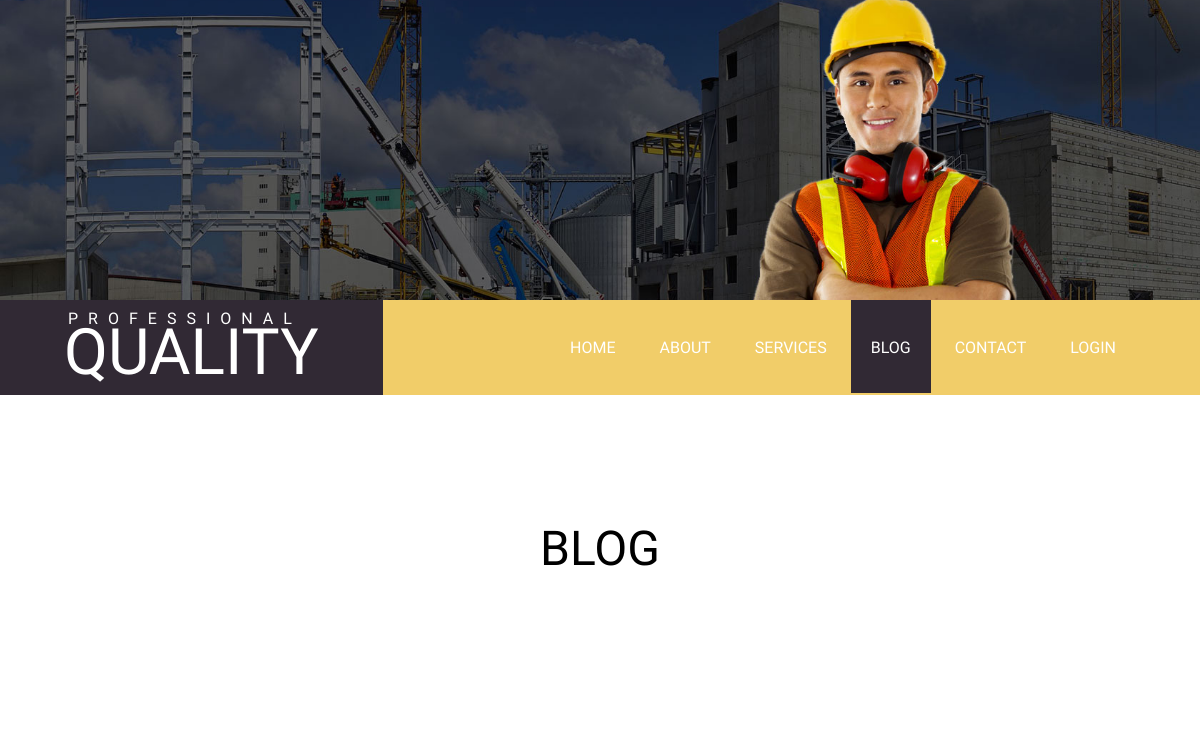
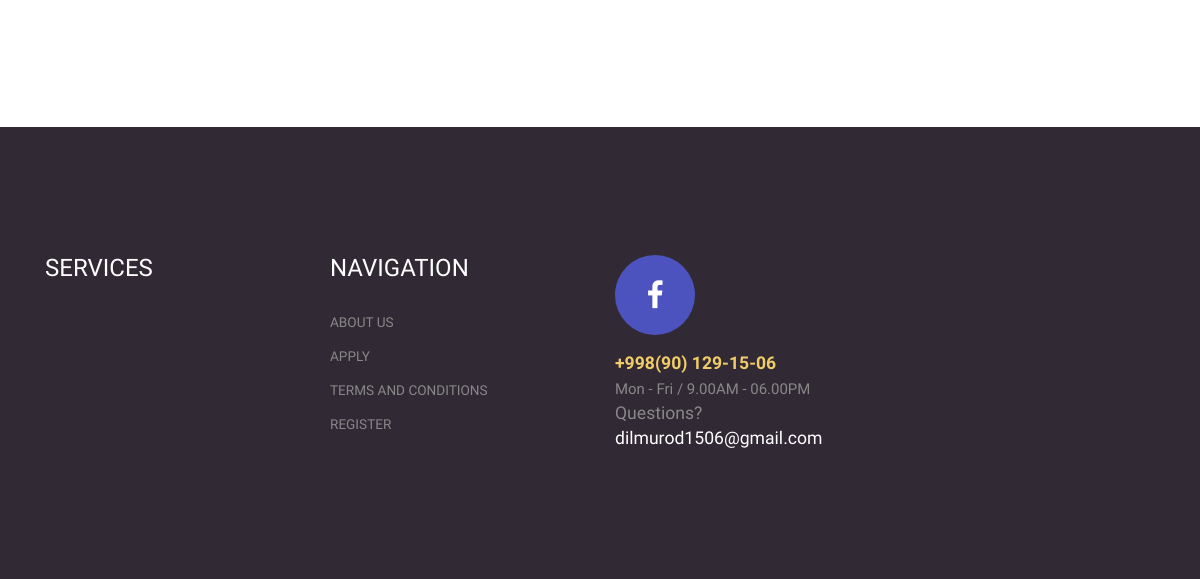
Before: /blog/ with the older database file (2 pictures, top to bottom).
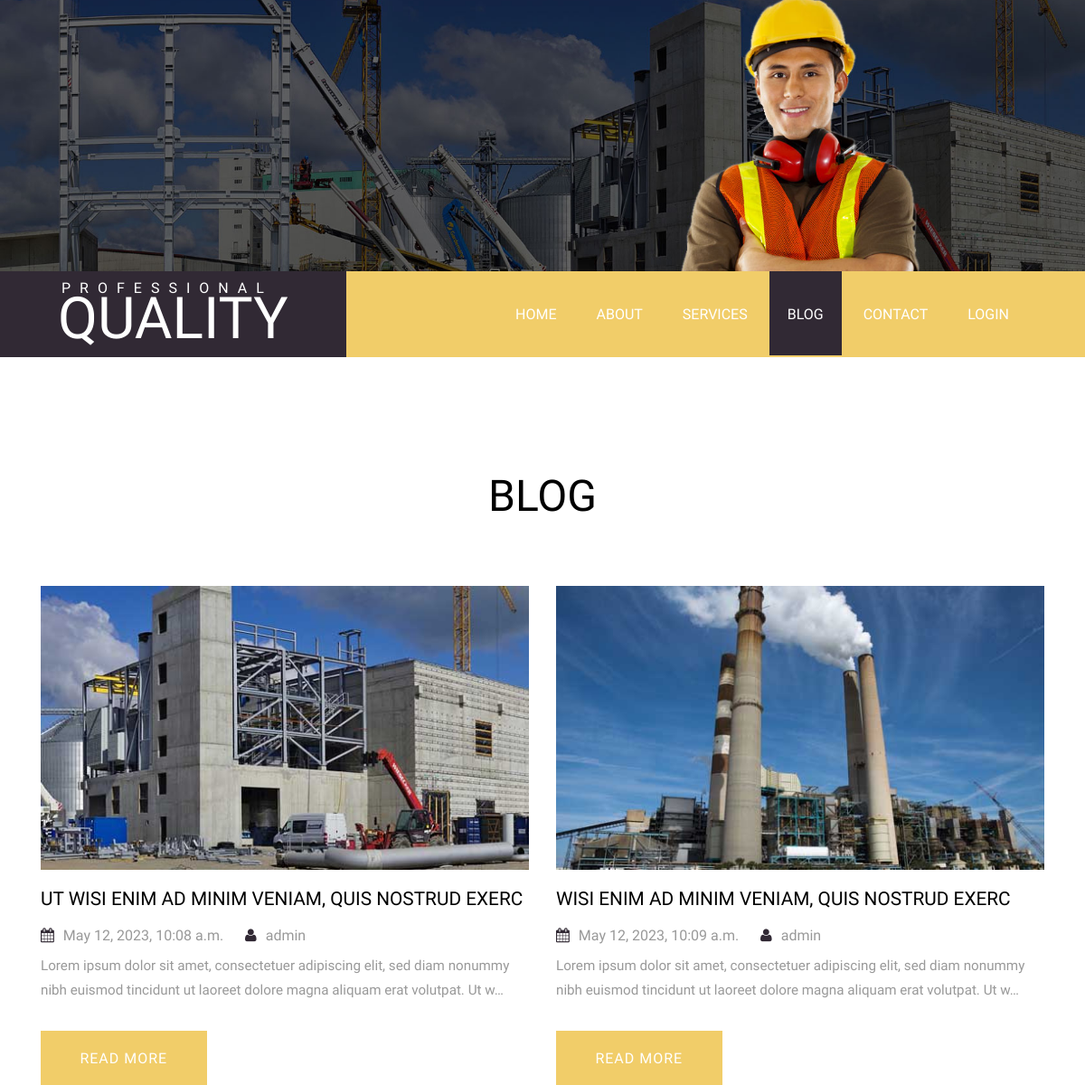
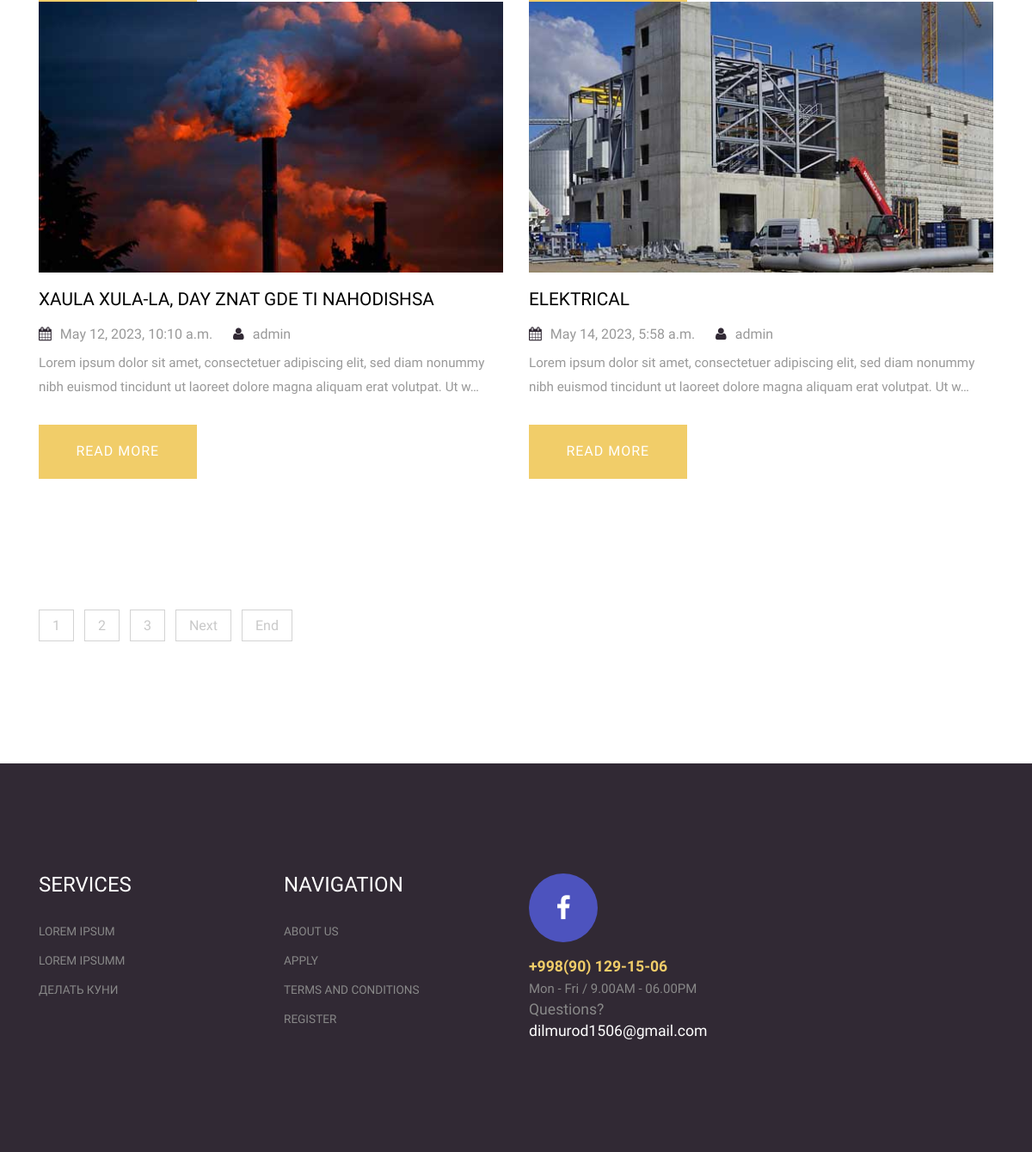
After: the same page with the newer database file (2 pictures, top to bottom).
### pages/models.py (models this page shows, shortened)
class Blog(models.Model):
    title = models.CharField(verbose_name="Название блога", max_length=150, unique=True)
    descr = models.TextField(verbose_name="Описание блога")
    slug = models.SlugField(blank=True, null=True, unique=True)
    created_at = models.DateTimeField(verbose_name="Дата создания", auto_now_add=True)
    author = models.ForeignKey(User, on_delete=models.CASCADE, default=None, null=True)
    def get_absolute_url(self):
        return reverse("blog_detail", kwargs={"slug": self.slug})
    def get_photo_blog(self):
        photo = self.blogimage_set.all().first()
        if photo is not None:
            return photo.photo.url
        return "https://images.satu.kz/126101312_w640_h640_razdel-v-razrabotketovary.jpg"
    class Meta:
        verbose_name = "Блог"
        verbose_name_plural = "Блоги"

class BlogImage(models.Model):
    photo = models.ImageField(verbose_name="Фото", upload_to="blogs/", blank=True, null=True)
    humans = models.ForeignKey(Blog, on_delete=models.CASCADE)

class Services(models.Model):
    title = models.CharField(verbose_name="Название услуги", max_length=150, unique=True)
    descr = models.TextField(verbose_name="Описание услуги  ")
    slug = models.SlugField(blank=True, null=True, unique=True)
    class Meta:
        verbose_name = "Услугу"
        verbose_name_plural = "Услуги"

### pages/views.py (the view)
# urls.py: path("blog/", views.blog_view, name="blog"),
def blog_view(request):
    blogs = Blog.objects.all()
    services = Services.objects.all()[:3]
    paginator = Paginator(blogs, 4)
    page = request.GET.get("page")
    result = paginator.get_page(page)
    context = {
        "blogs": result,
        "services": services,
    }
    return render(request, "pages/blog.html", context)

### templates/pages/blog.html (shortened to what this page needs)
{% extends 'base.html' %}
{% load static %}
{% block title1 %}
<div class="header_about"></div>
{% endblock title1 %}
{% block content %}
<div class="grid_4">
    <div class="container">
        <h1 class="blog_head">Blog</h1>
        <div class="blog_grid span2">
            {% for blog in blogs %}
            <div class="col-md-6 blog_box">
                <a href="{{ blog.get_absolute_url }}" class="mask"><img src="{{ blog.get_photo_blog }}" alt="image" class="img-responsive zoom-img" alt=""/></a>
                <h3><a href="{{ blog.get_absolute_url }}">{{ blog.title }}</a></h3>
                <div class="links">
                    <ul>
                        <li><i class="fa blog-icon fa-calendar"> </i><span>{{ blog.created_at }}</span></li>
                        <li><i class="fa blog-icon fa-user"> </i><span>{{ blog.author }}</span></li>
                    </ul>
                </div>
                <p>{{ blog.descr|truncatechars:150 }}</p>
                <a href="{{ blog.get_absolute_url }}" class="btn1 btn-8 btn-8c">Read More</a>
            </div>
            {% endfor %}
            <div class="clearfix"></div>
        </div>
        {% if blogs.has_other_pages %}
        <div class="pagination">
            <ul>
                {% for i in blogs.paginator.page_range %}
                {% if i == blogs.number %}
                <li><a class="pagenav " href="?page={{ i }}">{{ i }}</a></li>
                {% else %}
                <li><a class="pagenav" href="?page={{ i }}">{{ i }}</a></li>
                {% endif %}
                {% endfor %}
                {% if blogs.has_next %}
                <li class="pagination-next"><a href="?page={{ blogs.next_page_number }}" class="border pagenav">Next</a></li>
                <li class="pagination-end lastItem"><a href="?page={{ blogs.paginator.num_pages }}" class="border pagenav">End</a></li>
                {% endif %}
            </ul>
        </div>
        {% endif %}
    </div>
</div>
{% endblock content %}

### templates/base.html (shortened to what this page needs)
{% load static %}
<!DOCTYPE HTML>
<html>
<head>
    <link href="{% static 'css/bootstrap.css' %}" rel='stylesheet' type='text/css'/>
    <link href="{% static 'css/style.css' %}" rel='stylesheet' type='text/css'/>
    <link href="{% static 'css/font-awesome.css' %}" rel="stylesheet">
    <link href="{% static 'css/animate.css' %}" rel='stylesheet' type='text/css'/>
</head>
<body>
{% block title1 %}
{% endblock title1 %}
<div class="header-home">
    <div class="fixed-header">
        <div class="logo">
            <a href="{% url 'home' %}">
                <span class="secondary">Professional</span>
                <span class="main">Quality</span>
            </a>
        </div>
        <div class="top-nav">
            <ul>
                <li class="{% if request.path == '/' %}active{% endif %}"><a href="{% url 'home' %}">Home</a></li>
                <li class="{% if 'about' in request.path %}active{% endif %}"><a href="{% url 'about' %}">About</a></li>
                <li class="{% if 'services' in request.path %}active{% endif %}"><a
                        href="{% url 'services' %}">Services</a></li>
                <li class="{% if 'blog' in request.path %}active{% endif %}"><a href="{% url 'blog' %}">Blog</a></li>
                <li class="{% if 'contact' in request.path %}active{% endif %}"><a
                        href="{% url 'contact' %}">Contact</a></li>
                {% if not request.user.is_authenticated %}
                <li class="{% if 'login' in request.path %}active{% endif %}"><a href="{% url 'login' %}">Login</a></li>
                {% else %}
                <li><a href="{% url 'logout' %}">Logout</a></li>
                {% endif %}
            </ul>
        </div>
        <div class="clearfix"></div>
    </div>
</div>
{% block content %}
{% endblock content %}
{% if 'registration' in request.path or 'login' in request.path %}
{% else %}
<div class="footer wow fadeInRight" data-wow-delay="0.4s">
    <div class="container">
        <div class="footer_top">
            {% if 'services' in request.path %}
            {% else %}
            <div class="col-sm-3">
                <ul class="list1">
                    <h3>Services</h3>
                    {% for service in services %}
                    <li><a href="{% url 'services' %}">{{ service.title }}</a></li>
                    {% endfor %}
                </ul>
            </div>
            {% endif %}
            <div class="col-sm-3">
                <ul class="list1">
                    <h3>Navigation</h3>
                    <li><a href="{% url 'about' %}">About Us</a></li>
                    <li><a href="{% url 'contact' %}">Apply</a></li>
                    <li><a href="{% url 'services' %}">Terms and Conditions</a></li>
                    {% if request.user.is_authenticated %}
                    {% else %}
                    <li><a href="{% url 'registration' %}">Register</a></li>
                    {% endif %}
                </ul>
            </div>
            <div class="col-sm-3">
                <ul class="socials">
                    <li><a href="https://www.facebook.com/dilmurod.burhonov.94"><i class="fa fb fa-facebook"></i></a></li>
                </ul>
                <ul class="list2">
                    <li><strong class="phone">+998(90) 129-15-06</strong><br><small>Mon - Fri / 9.00AM - 06.00PM</small>
                    </li>
                    <li>Questions? <a href="mailto:dilmurod1506@gmail.com">dilmurod1506@gmail.com</a></li>
                </ul>
            </div>
            <div class="clearfix"></div>
        </div>
    </div>
</div>
{% endif %}
</body>
</html>

Changed rows visible on the page:
added Blog: get_photo_blog (picture), title "UT WISI ENIM AD MINIM VENIAM, QUIS NOSTRUD EXERC", created_at "May 12, 2023, 10:08 a.m.", author "admin", descr "Lorem ipsum dolor sit amet, consectetuer adipiscing elit, sed diam nonummy nibh euismod tincidunt ut laoreet dolore magna aliquam erat volutpat. Ut w…"
added Blog: get_photo_blog (picture), title "WISI ENIM AD MINIM VENIAM, QUIS NOSTRUD EXERC", created_at "May 12, 2023, 10:09 a.m.", author "admin", descr "Lorem ipsum dolor sit amet, consectetuer adipiscing elit, sed diam nonummy nibh euismod tincidunt ut laoreet dolore magna aliquam erat volutpat. Ut w…"
added Blog: get_photo_blog (picture), title "XAULA XULA-LA, DAY ZNAT GDE TI NAHODISHSA", created_at "May 12, 2023, 10:10 a.m.", author "admin", descr "Lorem ipsum dolor sit amet, consectetuer adipiscing elit, sed diam nonummy nibh euismod tincidunt ut laoreet dolore magna aliquam erat volutpat. Ut w…"
added Blog: get_photo_blog (picture), title "ELEKTRICAL", created_at "May 14, 2023, 5:58 a.m.", author "admin", descr "Lorem ipsum dolor sit amet, consectetuer adipiscing elit, sed diam nonummy nibh euismod tincidunt ut laoreet dolore magna aliquam erat volutpat. Ut w…"
added Services: title "LOREM IPSUM"
added Services: title "LOREM IPSUMM"
added Services: title "ДЕЛАТЬ КУНИ"
Other visible differences:
new list line: "1"
new list line: "2"
new list line: "3"
text now shown: "Next End"
